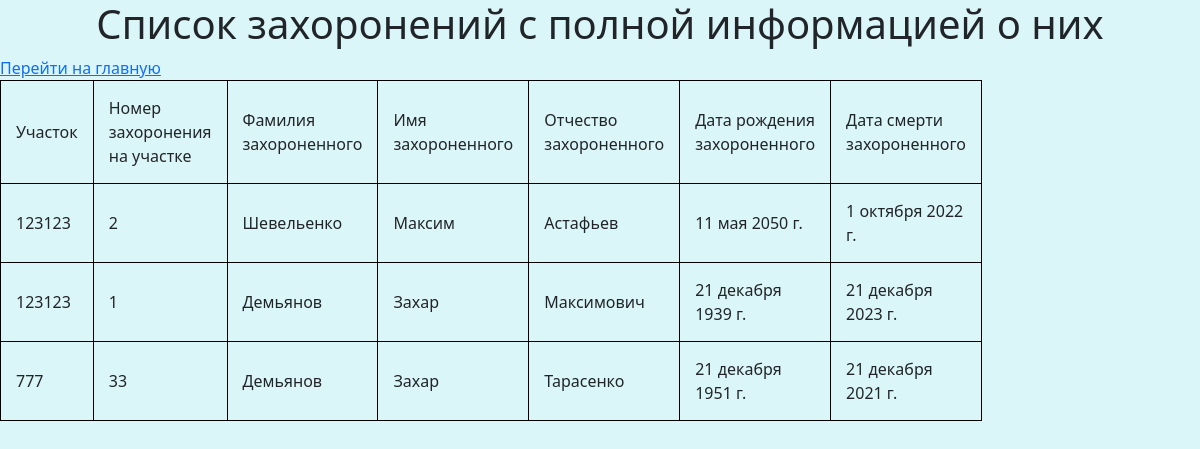
The page /task1 on the database its author committed.
### main/models.py (models this page shows, shortened)
class burial(models.Model):
    area_number=models.ForeignKey(area,on_delete = models.CASCADE,verbose_name='Участок',null=True,blank=True)
    number_burial=models.CharField(max_length=50,verbose_name='Номер захоронения на участке')
    surname_person=models.CharField(max_length=50,verbose_name='Фамилия захороненного')
    name_person=models.CharField(max_length=50,verbose_name='Имя захороненного')
    middlename_person=models.CharField(max_length=50,verbose_name='Отчество захороненного')
    birth_person=models.DateField(verbose_name='Дата рождения захороненного')
    death_person=models.DateField(verbose_name='Дата смерти захороненного')
    class Meta:
        verbose_name_plural = 'Захоронения'
        verbose_name = 'Захоронение'

class area(models.Model):
    number=models.CharField(max_length=50,verbose_name='Номер участка')
    title=models.CharField(max_length=50,verbose_name='Название участка')
    employee_support=models.ForeignKey(employee,on_delete = models.CASCADE,verbose_name='Обслуживающий сотрудник',null=True,blank=True)
    def __str__(self):
        return self.number
    class Meta:
        verbose_name_plural = 'Участки'
        verbose_name = 'Участок'

### main/views.py (the view)
# urls.py: path('task1',views.task1,name='task1'),
def task1(request):
    burials=burial.objects.all()
    return render(request,'main/z1.html',{'burials': burials,})

### main/templates/main/z1.html (shortened to what this page needs)
{% load static %}
<!DOCTYPE html>
<html lang="en">
<head>
    <link rel="stylesheet" href="https://cdn.jsdelivr.net/npm/bootstrap@5.2.3/dist/css/bootstrap.min.css">
    <link rel="stylesheet" href="{% static 'main/css/main.css'%}">
</head>
<body>
    <h1 style="text-align: center;">Cписок захоронений с полной информацией о них</h1>
    <a href="{% url 'main' %}">Перейти на главную</a>
    <table border="1">
        <tr>
            <td>Участок </td>
            <td>Номер захоронения на участке </td>
            <td>Фамилия захороненного </td>
            <td>Имя захороненного </td>
            <td>Отчество захороненного </td>
            <td>Дата рождения захороненного </td>
            <td>Дата смерти захороненного </td>
        </tr>
        {% for item in burials %}
        <tr>
                <td> {{item.area_number}} </td>
                <td> {{item.number_burial}} </td>
                <td> {{item.surname_person}} </td>
                <td> {{item.name_person}} </td>
                <td> {{item.middlename_person}}</td>
                <td> {{item.birth_person}} </td>
                <td> {{item.death_person}}</td>
        </tr>
        {% endfor %}
    </table>
</body>
</html>

### main/static/main/css/main.css (style rules this page uses)
body { background-color:rgb(219, 246, 248); }
table { width: 200px; border-collapse: collapse; }
td { padding: 15px; border: 1px solid black; }

### rows shown on the page
burial: area_number "123123", number_burial "2", surname_person "Шевельенко", name_person "Максим", middlename_person "Астафьев", birth_person "11 мая 2050 г.", death_person "1 октября 2022 г."
burial: area_number "123123", number_burial "1", surname_person "Демьянов", name_person "Захар", middlename_person "Максимович", birth_person "21 декабря 1939 г.", death_person "21 декабря 2023 г."
burial: area_number "777", number_burial "33", surname_person "Демьянов", name_person "Захар", middlename_person "Тарасенко", birth_person "21 декабря 1951 г.", death_person "21 декабря 2021 г."
